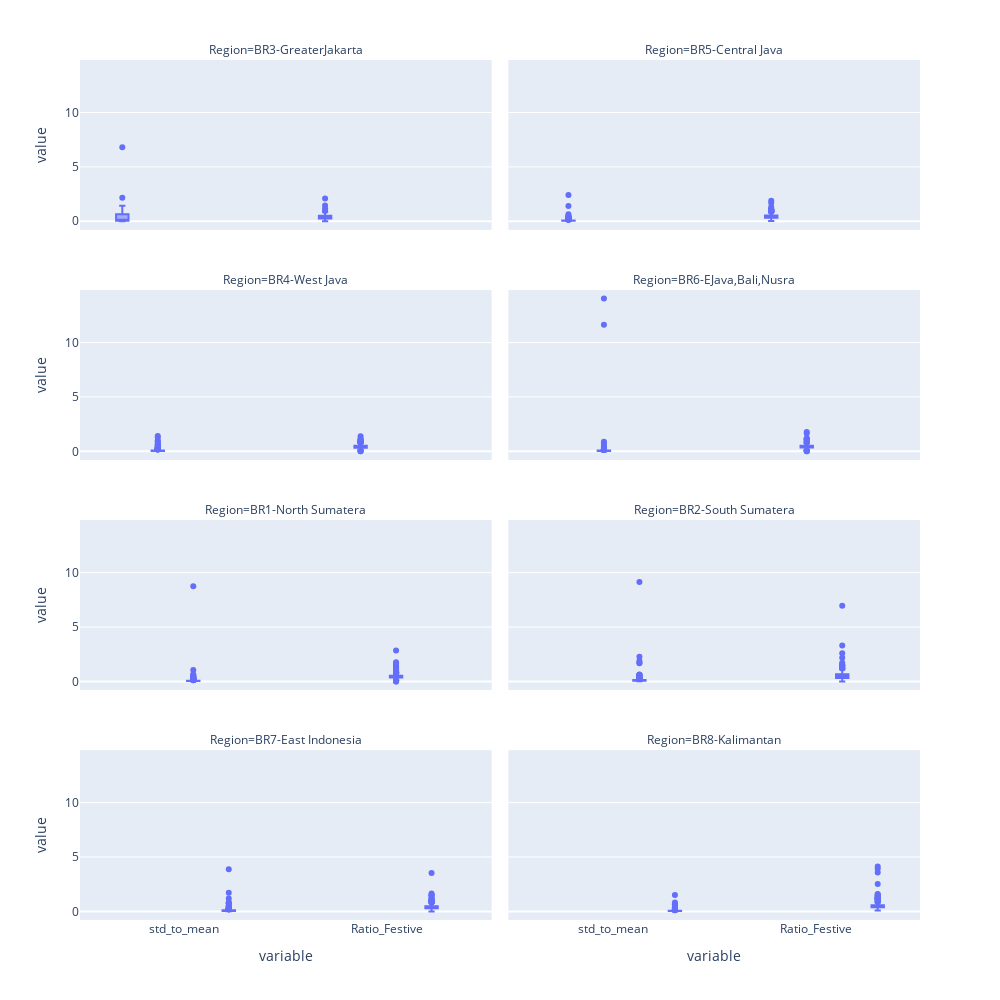

The cell this chart's notebook holds for it:
### Code cell
print(df2[{'std_to_mean','Ratio_Festive'}].describe())
px.box(df2, y=['std_to_mean','Ratio_Festive'], facet_col = 'Region', facet_col_wrap=2,
       hover_data=['Key_Acc','Cust_Name','Region', 'Freq','Gross_Sales']).update_layout(height=1000, width=1000)

### Figure 1 — Plotly figure (JSON) as saved in the notebook; plotly's stock layout.template omitted (floating-point values rounded to 4 significant figures; data arrays with more than 128 entries replaced by an {"elided": "..."} marker saying what was removed)
{"data": [{"alignmentgroup": "True", "customdata": {"elided": "244x5 mixed values"}, "hovertemplate": "Region=%{customdata[2]}<br>variable=%{x}<br>value=%{y}<br>Key_Acc=%{customdata[0]}<br>Cust_Name=%{customdata[1]}<br>Freq=%{customdata[3]}<br>Gross_Sales=%{customdata[4]}<extra></extra>", "legendgroup": "", "marker": {"color": "#636efa"}, "name": "", "notched": false, "offsetgroup": "", "orientation": "v", "showlegend": false, "type": "box", "x": {"elided": "244 str values"}, "x0": " ", "xaxis": "x7", "y": {"elided": "244 float values"}, "y0": " ", "yaxis": "y7"}, {"alignmentgroup": "True", "customdata": {"elided": "604x5 mixed values"}, "hovertemplate": "Region=%{customdata[2]}<br>variable=%{x}<br>value=%{y}<br>Key_Acc=%{customdata[0]}<br>Cust_Name=%{customdata[1]}<br>Freq=%{customdata[3]}<br>Gross_Sales=%{customdata[4]}<extra></extra>", "legendgroup": "", "marker": {"color": "#636efa"}, "name": "", "notched": false, "offsetgroup": "", "orientation": "v", "showlegend": false, "type": "box", "x": {"elided": "604 str values"}, "x0": " ", "xaxis": "x8", "y": {"elided": "604 float values"}, "y0": " ", "yaxis": "y8"}, {"alignmentgroup": "True", "customdata": {"elided": "452x5 mixed values"}, "hovertemplate": "Region=%{customdata[2]}<br>variable=%{x}<br>value=%{y}<br>Key_Acc=%{customdata[0]}<br>Cust_Name=%{customdata[1]}<br>Freq=%{customdata[3]}<br>Gross_Sales=%{customdata[4]}<extra></extra>", "legendgroup": "", "marker": {"color": "#636efa"}, "name": "", "notched": false, "offsetgroup": "", "orientation": "v", "showlegend": false, "type": "box", "x": {"elided": "452 str values"}, "x0": " ", "xaxis": "x5", "y": {"elided": "452 float values"}, "y0": " ", "yaxis": "y5"}, {"alignmentgroup": "True", "customdata": {"elided": "616x5 mixed values"}, "hovertemplate": "Region=%{customdata[2]}<br>variable=%{x}<br>value=%{y}<br>Key_Acc=%{customdata[0]}<br>Cust_Name=%{customdata[1]}<br>Freq=%{customdata[3]}<br>Gross_Sales=%{customdata[4]}<extra></extra>", "legendgroup": "", "marker": {"color": "#636efa"}, "name": "", "notched": false, "offsetgroup": "", "orientation": "v", "showlegend": false, "type": "box", "x": {"elided": "616 str values"}, "x0": " ", "xaxis": "x6", "y": {"elided": "616 float values"}, "y0": " ", "yaxis": "y6"}, {"alignmentgroup": "True", "customdata": {"elided": "984x5 mixed values"}, "hovertemplate": "Region=%{customdata[2]}<br>variable=%{x}<br>value=%{y}<br>Key_Acc=%{customdata[0]}<br>Cust_Name=%{customdata[1]}<br>Freq=%{customdata[3]}<br>Gross_Sales=%{customdata[4]}<extra></extra>", "legendgroup": "", "marker": {"color": "#636efa"}, "name": "", "notched": false, "offsetgroup": "", "orientation": "v", "showlegend": false, "type": "box", "x": {"elided": "984 str values"}, "x0": " ", "xaxis": "x3", "y": {"elided": "984 float values"}, "y0": " ", "yaxis": "y3"}, {"alignmentgroup": "True", "customdata": {"elided": "394x5 mixed values"}, "hovertemplate": "Region=%{customdata[2]}<br>variable=%{x}<br>value=%{y}<br>Key_Acc=%{customdata[0]}<br>Cust_Name=%{customdata[1]}<br>Freq=%{customdata[3]}<br>Gross_Sales=%{customdata[4]}<extra></extra>", "legendgroup": "", "marker": {"color": "#636efa"}, "name": "", "notched": false, "offsetgroup": "", "orientation": "v", "showlegend": false, "type": "box", "x": {"elided": "394 str values"}, "x0": " ", "xaxis": "x4", "y": {"elided": "394 float values"}, "y0": " ", "yaxis": "y4"}, {"alignmentgroup": "True", "customdata": {"elided": "640x5 mixed values"}, "hovertemplate": "Region=%{customdata[2]}<br>variable=%{x}<br>value=%{y}<br>Key_Acc=%{customdata[0]}<br>Cust_Name=%{customdata[1]}<br>Freq=%{customdata[3]}<br>Gross_Sales=%{customdata[4]}<extra></extra>", "legendgroup": "", "marker": {"color": "#636efa"}, "name": "", "notched": false, "offsetgroup": "", "orientation": "v", "showlegend": false, "type": "box", "x": {"elided": "640 str values"}, "x0": " ", "xaxis": "x", "y": {"elided": "640 float values"}, "y0": " ", "yaxis": "y"}, {"alignmentgroup": "True", "customdata": {"elided": "422x5 mixed values"}, "hovertemplate": "Region=%{customdata[2]}<br>variable=%{x}<br>value=%{y}<br>Key_Acc=%{customdata[0]}<br>Cust_Name=%{customdata[1]}<br>Freq=%{customdata[3]}<br>Gross_Sales=%{customdata[4]}<extra></extra>", "legendgroup": "", "marker": {"color": "#636efa"}, "name": "", "notched": false, "offsetgroup": "", "orientation": "v", "showlegend": false, "type": "box", "x": {"elided": "422 str values"}, "x0": " ", "xaxis": "x2", "y": {"elided": "422 float values"}, "y0": " ", "yaxis": "y2"}], "layout": {"annotations": [{"font": {}, "showarrow": false, "text": "Region=BR7-East Indonesia", "x": 0.245, "xanchor": "center", "xref": "paper", "y": 0.1975, "yanchor": "bottom", "yref": "paper"}, {"font": {}, "showarrow": false, "text": "Region=BR8-Kalimantan", "x": 0.755, "xanchor": "center", "xref": "paper", "y": 0.1975, "yanchor": "bottom", "yref": "paper"}, {"font": {}, "showarrow": false, "text": "Region=BR1-North Sumatera", "x": 0.245, "xanchor": "center", "xref": "paper", "y": 0.465, "yanchor": "bottom", "yref": "paper"}, {"font": {}, "showarrow": false, "text": "Region=BR2-South Sumatera", "x": 0.755, "xanchor": "center", "xref": "paper", "y": 0.465, "yanchor": "bottom", "yref": "paper"}, {"font": {}, "showarrow": false, "text": "Region=BR4-West Java", "x": 0.245, "xanchor": "center", "xref": "paper", "y": 0.7325, "yanchor": "bottom", "yref": "paper"}, {"font": {}, "showarrow": false, "text": "Region=BR6-EJava,Bali,Nusra", "x": 0.755, "xanchor": "center", "xref": "paper", "y": 0.7325, "yanchor": "bottom", "yref": "paper"}, {"font": {}, "showarrow": false, "text": "Region=BR3-GreaterJakarta", "x": 0.245, "xanchor": "center", "xref": "paper", "y": 1, "yanchor": "bottom", "yref": "paper"}, {"font": {}, "showarrow": false, "text": "Region=BR5-Central Java", "x": 0.755, "xanchor": "center", "xref": "paper", "y": 1, "yanchor": "bottom", "yref": "paper"}], "boxmode": "group", "height": 1000, "legend": {"tracegroupgap": 0}, "margin": {"t": 60}, "width": 1000, "xaxis": {"anchor": "y", "domain": [0, 0.49], "title": {"text": "variable"}}, "xaxis2": {"anchor": "y2", "domain": [0.51, 1], "matches": "x", "title": {"text": "variable"}}, "xaxis3": {"anchor": "y3", "domain": [0, 0.49], "matches": "x", "showticklabels": false}, "xaxis4": {"anchor": "y4", "domain": [0.51, 1], "matches": "x", "showticklabels": false}, "xaxis5": {"anchor": "y5", "domain": [0, 0.49], "matches": "x", "showticklabels": false}, "xaxis6": {"anchor": "y6", "domain": [0.51, 1], "matches": "x", "showticklabels": false}, "xaxis7": {"anchor": "y7", "domain": [0, 0.49], "matches": "x", "showticklabels": false}, "xaxis8": {"anchor": "y8", "domain": [0.51, 1], "matches": "x", "showticklabels": false}, "yaxis": {"anchor": "x", "domain": [0, 0.1975], "title": {"text": "value"}}, "yaxis2": {"anchor": "x2", "domain": [0, 0.1975], "matches": "y", "showticklabels": false}, "yaxis3": {"anchor": "x3", "domain": [0.2675, 0.465], "matches": "y", "title": {"text": "value"}}, "yaxis4": {"anchor": "x4", "domain": [0.2675, 0.465], "matches": "y", "showticklabels": false}, "yaxis5": {"anchor": "x5", "domain": [0.535, 0.7325], "matches": "y", "title": {"text": "value"}}, "yaxis6": {"anchor": "x6", "domain": [0.535, 0.7325], "matches": "y", "showticklabels": false}, "yaxis7": {"anchor": "x7", "domain": [0.8025, 1], "matches": "y", "title": {"text": "value"}}, "yaxis8": {"anchor": "x8", "domain": [0.8025, 1], "matches": "y", "showticklabels": false}}}
